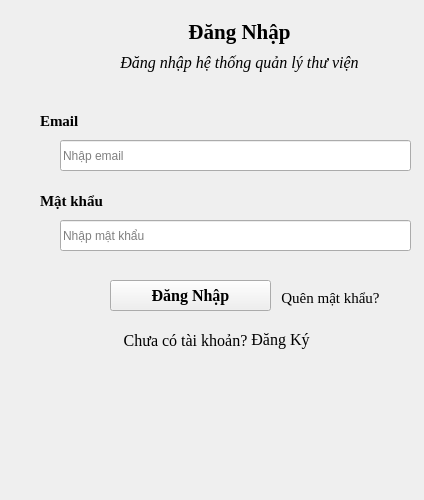
<?xml version="1.0" encoding="UTF-8"?>
<ui version="4.0">
 <class>Form</class>
 <widget class="QWidget" name="Form">
  <property name="geometry">
   <rect>
    <x>0</x>
    <y>0</y>
    <width>424</width>
    <height>500</height>
   </rect>
  </property>
  <property name="minimumSize">
   <size>
    <width>400</width>
    <height>500</height>
   </size>
  </property>
  <property name="focusPolicy">
   <enum>Qt::WheelFocus</enum>
  </property>
  <property name="windowTitle">
   <string>Đăng nhập hệ thống</string>
  </property>
  <widget class="QWidget" name="verticalLayoutWidget">
   <property name="geometry">
    <rect>
     <x>9</x>
     <y>20</y>
     <width>461</width>
     <height>55</height>
    </rect>
   </property>
   <layout class="QVBoxLayout" name="verticalLayout">
    <item>
     <widget class="QLabel" name="label">
      <property name="font">
       <font>
        <family>Times New Roman</family>
        <pointsize>16</pointsize>
        <weight>75</weight>
        <bold>true</bold>
       </font>
      </property>
      <property name="text">
       <string>&lt;html&gt;&lt;head/&gt;&lt;body&gt;&lt;p align=&quot;center&quot;&gt;&lt;span style=&quot; font-size:16pt; font-weight:600;&quot;&gt;Đăng Nhập&lt;/span&gt;&lt;/p&gt;&lt;/body&gt;&lt;/html&gt;</string>
      </property>
      <property name="alignment">
       <set>Qt::AlignCenter</set>
      </property>
     </widget>
    </item>
    <item>
     <widget class="QLabel" name="label_2">
      <property name="font">
       <font>
        <family>Times New Roman</family>
        <pointsize>12</pointsize>
        <italic>true</italic>
       </font>
      </property>
      <property name="text">
       <string>&lt;html&gt;&lt;head/&gt;&lt;body&gt;&lt;p align=&quot;center&quot;&gt;&lt;span style=&quot; font-style:italic;&quot;&gt;Đăng nhập hệ thống quản lý thư viện&lt;/span&gt;&lt;/p&gt;&lt;/body&gt;&lt;/html&gt;</string>
      </property>
     </widget>
    </item>
   </layout>
  </widget>
  <widget class="QLabel" name="label_3">
   <property name="geometry">
    <rect>
     <x>40</x>
     <y>100</y>
     <width>51</width>
     <height>41</height>
    </rect>
   </property>
   <property name="font">
    <font>
     <family>Times New Roman</family>
     <pointsize>11</pointsize>
     <weight>75</weight>
     <bold>true</bold>
    </font>
   </property>
   <property name="text">
    <string>Email</string>
   </property>
  </widget>
  <widget class="QLineEdit" name="txtEmail">
   <property name="geometry">
    <rect>
     <x>60</x>
     <y>140</y>
     <width>351</width>
     <height>31</height>
    </rect>
   </property>
   <property name="placeholderText">
    <string>Nhập email</string>
   </property>
   <property name="clearButtonEnabled">
    <bool>true</bool>
   </property>
  </widget>
  <widget class="QLabel" name="label_4">
   <property name="geometry">
    <rect>
     <x>40</x>
     <y>180</y>
     <width>71</width>
     <height>41</height>
    </rect>
   </property>
   <property name="font">
    <font>
     <family>Times New Roman</family>
     <pointsize>11</pointsize>
     <weight>75</weight>
     <bold>true</bold>
    </font>
   </property>
   <property name="text">
    <string>Mật khẩu</string>
   </property>
  </widget>
  <widget class="QLineEdit" name="txtPassword">
   <property name="geometry">
    <rect>
     <x>60</x>
     <y>220</y>
     <width>351</width>
     <height>31</height>
    </rect>
   </property>
   <property name="echoMode">
    <enum>QLineEdit::PasswordEchoOnEdit</enum>
   </property>
   <property name="placeholderText">
    <string>Nhập mật khẩu</string>
   </property>
   <property name="clearButtonEnabled">
    <bool>true</bool>
   </property>
  </widget>
  <widget class="QPushButton" name="btnLogin">
   <property name="geometry">
    <rect>
     <x>110</x>
     <y>280</y>
     <width>161</width>
     <height>31</height>
    </rect>
   </property>
   <property name="font">
    <font>
     <family>Times New Roman</family>
     <pointsize>12</pointsize>
     <weight>75</weight>
     <bold>true</bold>
    </font>
   </property>
   <property name="text">
    <string>Đăng Nhập</string>
   </property>
  </widget>
  <widget class="QLabel" name="label_5">
   <property name="geometry">
    <rect>
     <x>250</x>
     <y>290</y>
     <width>161</width>
     <height>16</height>
    </rect>
   </property>
   <property name="font">
    <font>
     <family>Times New Roman</family>
     <pointsize>11</pointsize>
    </font>
   </property>
   <property name="text">
    <string>Quên mật khẩu?</string>
   </property>
   <property name="textFormat">
    <enum>Qt::AutoText</enum>
   </property>
   <property name="alignment">
    <set>Qt::AlignCenter</set>
   </property>
  </widget>
  <widget class="QLabel" name="label_6">
   <property name="geometry">
    <rect>
     <x>80</x>
     <y>330</y>
     <width>211</width>
     <height>21</height>
    </rect>
   </property>
   <property name="font">
    <font>
     <family>Times New Roman</family>
     <pointsize>12</pointsize>
    </font>
   </property>
   <property name="focusPolicy">
    <enum>Qt::ClickFocus</enum>
   </property>
   <property name="text">
    <string>Chưa có tài khoản?</string>
   </property>
   <property name="alignment">
    <set>Qt::AlignCenter</set>
   </property>
  </widget>
  <widget class="QLabel" name="label_7">
   <property name="geometry">
    <rect>
     <x>230</x>
     <y>330</y>
     <width>101</width>
     <height>20</height>
    </rect>
   </property>
   <property name="font">
    <font>
     <family>Times New Roman</family>
     <pointsize>12</pointsize>
    </font>
   </property>
   <property name="focusPolicy">
    <enum>Qt::ClickFocus</enum>
   </property>
   <property name="text">
    <string>Đăng Ký</string>
   </property>
   <property name="alignment">
    <set>Qt::AlignCenter</set>
   </property>
  </widget>
 </widget>
 <resources/>
 <connections/>
</ui>
